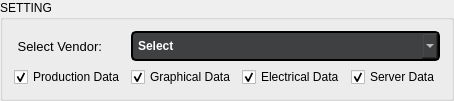
                  <widget class="QGroupBox" name="groupBox_2">
                   <property name="sizePolicy">
                    <sizepolicy hsizetype="Preferred" vsizetype="Maximum">
                     <horstretch>0</horstretch>
                     <verstretch>0</verstretch>
                    </sizepolicy>
                   </property>
                   <property name="maximumSize">
                    <size>
                     <width>16777215</width>
                     <height>300</height>
                    </size>
                   </property>
                   <property name="styleSheet">
                    <string notr="true"/>
                   </property>
                   <property name="title">
                    <string>SETTING</string>
                   </property>
                   <layout class="QGridLayout" name="gridLayout_6">
                    <item row="1" column="1">
                     <widget class="QCheckBox" name="graph_data">
                      <property name="sizePolicy">
                       <sizepolicy hsizetype="Fixed" vsizetype="Fixed">
                        <horstretch>0</horstretch>
                        <verstretch>0</verstretch>
                       </sizepolicy>
                      </property>
                      <property name="styleSheet">
                       <string notr="true">#graph_data{
                               font: 10pt &quot;Segoe UI&quot;;
}
#graph_data::indicator
                               {
                               width : 20px;
                               height : 20px;
                               }
                              
#graph_data::indicator:unchecked{

	image: url(resources/style/icons/unchk3.ico);
}
#graph_data::indicator:checked{

	image: url(resources/style/icons/chk3.ico);
}</string>
                      </property>
                      <property name="text">
                       <string>Graphical Data</string>
                      </property>
                      <property name="checked">
                       <bool>true</bool>
                      </property>
                      <property name="tristate">
                       <bool>false</bool>
                      </property>
                     </widget>
                    </item>
                    <item row="1" column="2">
                     <widget class="QCheckBox" name="elect_data">
                      <property name="sizePolicy">
                       <sizepolicy hsizetype="Fixed" vsizetype="Fixed">
                        <horstretch>0</horstretch>
                        <verstretch>0</verstretch>
                       </sizepolicy>
                      </property>
                      <property name="styleSheet">
                       <string notr="true">#elect_data{
                               font: 10pt &quot;Segoe UI&quot;;
}
#elect_data::indicator
                               {
                               width : 20px;
                               height : 20px;
                               }

#elect_data::indicator:unchecked{

	image: url(resources/style/icons/unchk3.ico);
}
#elect_data::indicator:checked{
	
	image: url(resources/style/icons/chk3.ico);
}
</string>
                      </property>
                      <property name="text">
                       <string>Electrical Data</string>
                      </property>
                      <property name="checked">
                       <bool>true</bool>
                      </property>
                      <property name="autoRepeatDelay">
                       <number>300</number>
                      </property>
                     </widget>
                    </item>
                    <item row="1" column="0">
                     <widget class="QCheckBox" name="production_data">
                      <property name="styleSheet">
                       <string notr="true">#production_data{

                               font: 10pt &quot;Segoe UI&quot;;
}
#production_data::indicator
                               {
color:white;
                               width : 20px;
                               height : 20px;
                               }

#production_data::indicator:unchecked{
	
	image: url(resources/style/icons/unchk3.ico);
}
#production_data::indicator:checked{


	image: url(resources/style/icons/chk3.ico);
}
</string>
                      </property>
                      <property name="text">
                       <string>Production Data</string>
                      </property>
                      <property name="checkable">
                       <bool>true</bool>
                      </property>
                      <property name="checked">
                       <bool>true</bool>
                      </property>
                      <property name="tristate">
                       <bool>false</bool>
                      </property>
                     </widget>
                    </item>
                    <item row="0" column="0">
                     <widget class="QLabel" name="lbl_vendor">
                      <property name="sizePolicy">
                       <sizepolicy hsizetype="Fixed" vsizetype="Preferred">
                        <horstretch>0</horstretch>
                        <verstretch>0</verstretch>
                       </sizepolicy>
                      </property>
                      <property name="font">
                       <font>
                        <pointsize>10</pointsize>
                       </font>
                      </property>
                      <property name="styleSheet">
                       <string notr="true">#lbl_vendor{


}</string>
                      </property>
                      <property name="text">
                       <string> Select Vendor:</string>
                      </property>
                      <property name="textFormat">
                       <enum>Qt::AutoText</enum>
                      </property>
                      <property name="alignment">
                       <set>Qt::AlignLeading|Qt::AlignLeft|Qt::AlignVCenter</set>
                      </property>
                      <property name="margin">
                       <number>2</number>
                      </property>
                     </widget>
                    </item>
                    <item row="1" column="3">
                     <widget class="QCheckBox" name="server_data">
                      <property name="sizePolicy">
                       <sizepolicy hsizetype="Fixed" vsizetype="Fixed">
                        <horstretch>0</horstretch>
                        <verstretch>0</verstretch>
                       </sizepolicy>
                      </property>
                      <property name="styleSheet">
                       <string notr="true">#server_data{
                               font: 10pt &quot;Segoe UI&quot;;
}
#server_data::indicator
                               {
                               width : 20px;
                               height : 20px;
                               }

#server_data::indicator:unchecked{

	image: url(resources/style/icons/unchk3.ico);
}
#server_data::indicator:checked{
	
	image: url(resources/style/icons/chk3.ico);
}
</string>
                      </property>
                      <property name="text">
                       <string>Server Data</string>
                      </property>
                      <property name="checked">
                       <bool>true</bool>
                      </property>
                     </widget>
                    </item>
                    <item row="0" column="1" colspan="3">
                     <widget class="QComboBox" name="comboVendor">
                      <property name="enabled">
                       <bool>false</bool>
                      </property>
                      <property name="styleSheet">
                       <string notr="true">QComboBox#comboVendor{
    border:                 none;
 background-color: rgba(63,64,66,255);
color:                      white;
    font-weight:            bold;
    padding:                    5px;
border-radius:5px;
border:2px solid black;
}
QComboBox#comboVendor:hover{

background-color:rgba(32,33,36,255);

}
QListView{
    border:                 none;
    color:                     white;
    background-color: rgba(63,64,66,255);
    font-weight:            bold;
    selection-background-color: rgb(0, 144, 196);
    show-decoration-selected: 1;
    margin-left:                -10px;
    padding-left    :           15px;
}
QListView::item:hover{

    background-color:   rgb(0, 144, 196);
    border:                 none;
}



</string>
                      </property>
                      <property name="editable">
                       <bool>false</bool>
                      </property>
                      <item>
                       <property name="text">
                        <string>Select</string>
                       </property>
                      </item>
                      <item>
                       <property name="text">
                        <string>ZONG</string>
                       </property>
                      </item>
                      <item>
                       <property name="text">
                        <string>JAZZ</string>
                       </property>
                      </item>
                     </widget>
                    </item>
                   </layout>
                  </widget>
